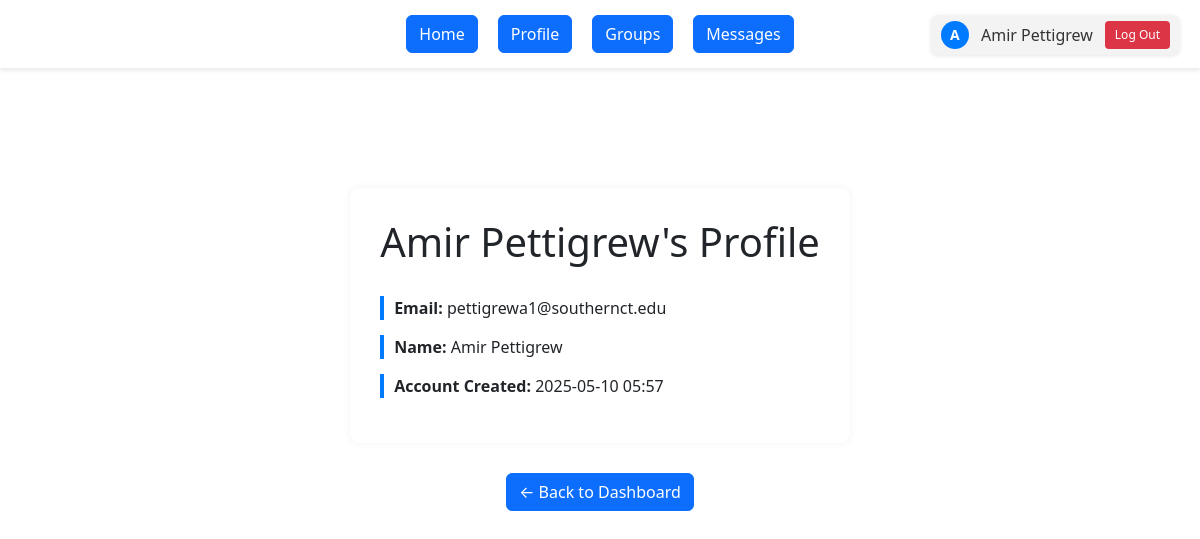
Screenshot of /profile (signed in) with the database file from the repository.
### app/models/models.py (models this page shows)
class User(UserMixin, db.Model):
    __tablename__ = 'users'
    id = db.Column(db.Integer, primary_key=True)
    southern_email = db.Column(db.String(120), unique=True, nullable=False)
    name = db.Column(db.String(100), nullable=False)
    password_hash = db.Column(db.String(128), nullable=False)
    created_at = db.Column(db.DateTime, default=datetime.utcnow)
    groups = db.relationship('StudyGroup', backref='creator', lazy=True)
    memberships = db.relationship('Membership', backref='user', lazy=True)
    forums = db.relationship('Forum', backref='forum_creator', lazy=True)
    sent_messages = db.relationship('Message', foreign_keys='Message.sender_id', backref='sender', lazy=True)
    received_messages = db.relationship('Message', foreign_keys='Message.receiver_id', backref='receiver', lazy=True)
    thread_posts = db.relationship('ThreadMessage', foreign_keys='ThreadMessage.author_id', backref='author', lazy=True)

### app/routes/main.py (the view)
@main_bp.route('/profile')
@login_required
def profile():
    unread_count = Message.query.filter_by(receiver_id=current_user.id, is_read=False).count()
    return render_template('profile.html', unread_count=unread_count)

### app/__init__.py (called while the page is built)
def create_app(config_object=DevelopmentConfig):
    app = Flask(__name__, instance_relative_config=True)
    app.config.from_object(config_object)
    db.init_app(app)
    login_manager.init_app(app)
    @login_manager.user_loader
    def load_user(user_id):
        from app.models.models import User
        return User.query.get(int(user_id))
    from app.routes.auth import auth_bp
    from app.routes.main import main_bp
    app.register_blueprint(auth_bp)
    app.register_blueprint(main_bp)
    from app.routes.threads import threads_bp
    app.register_blueprint(threads_bp)
    @app.route('/')
    def root():
        return redirect(url_for('auth.login'))
    with app.app_context():
        db.create_all()
    return app

### app/templates/profile.html (shortened to what this page needs)
<!DOCTYPE html>
<html>
<head>
</head>
<body>
<link rel="stylesheet" href="{{ url_for('static', filename='dashboard_styles.css') }}">
<link rel="stylesheet" href="{{ url_for('static', filename='bootstrap.css') }}">
  {% if current_user.is_authenticated %}
    <div class="user-area">
      <a href="{{ url_for('main.profile') }}" class="user-info">
        <div class="user-avatar">{{ current_user.name[0]|upper }}</div>
        <span>{{ current_user.name }}</span>
      </a>
      <form method="GET" action="{{ url_for('auth.logout') }}">
        <button class="logout-button" type="submit">Log Out</button>
      </form>
    </div>
  {% endif %}
  <div class="menu">
    <a href="{{ url_for('main.dashboard') }}"><type="button" class="btn btn-primary"> Home </button></a>
    <a href="{{ url_for('main.profile') }}"><type="button" class="btn btn-primary"> Profile </button></a>
    <a href="{{ url_for('main.view_my_groups') }}"><type="button" class="btn btn-primary"> Groups </button></a>
    <a href="{{ url_for('auth.message') }}"><type="button" class="btn btn-primary">
      Messages
    </button></a>
  </div>
  <div class="profile-container">
    <h1>{{ current_user.name }}'s Profile</h1>
    <p><strong>Email:</strong> {{ current_user.southern_email }}</p>
    <p><strong>Name:</strong> {{ current_user.name }}</p>
    <p><strong>Account Created:</strong> {{ current_user.created_at.strftime('%Y-%m-%d %H:%M') }}</p>
  </div>
    <a href="{{ url_for('main.dashboard') }}"><button class="btn btn-primary">← Back to Dashboard</button></a>
</body>
</html>

### app/static/dashboard_styles.css (style rules this page uses)
body { display: flex; flex-direction: column; align-items: center; font-family: sans-serif; margin: 0; padding: 0px; }
.menu { width: 100%; text-align: center; margin-bottom: 20px; }
.user-info { display: flex; align-items: center; gap: 6px; text-decoration: none; color: #333; }
.user-avatar { width: 28px; height: 28px; background-color: #007bff; color: white; border-radius: 50%; text-align: center; line-height: 28px; font-size: 14px; font-weight: bold; }
.user-area { position: absolute; top: 15px; right: 20px; display: flex; align-items: center; gap: 12px; background-color: #f3f3f3; padding: 6px 10px; border-radius: 8px; box-shadow: 0 1px 4px rgba(0,0,0,0.1); }
.logout-button { background-color: #dc3545; color: white; border: none; padding: 5px 10px; border-radius: 4px; font-size: 12px; cursor: pointer; transition: background-color 0.2s ease; display: inline-block; }
body::before { content: ""; position: fixed; top: 0; left: 0; width: 100%; height: 100%; background-image: url('scsu.svg'); background-size: cover; background-repeat: no-repeat; opacity: 0.4; z-index: -1; pointer-events: none; }
.user-info { display: flex; align-items: center; text-decoration: none; color: #333; }
.user-avatar { width: 28px; height: 28px; background-color: #007bff; color: white; border-radius: 50%; text-align: center; line-height: 28px; font-weight: bold; margin-right: 6px; }
.logout-button { background-color: #dc3545; color: white; border: none; padding: 5px 10px; border-radius: 4px; font-size: 12px; cursor: pointer; transition: background-color 0.2s ease; }
.menu { display: flex; justify-content: center; gap: 20px; background-color: #fff; padding: 15px; box-shadow: 0 2px 5px rgba(0, 0, 0, 0.1); }
.profile-container { max-width: 600px; margin: 100px auto 30px; padding: 30px; background-color: #fff; border-radius: 10px; box-shadow: 0 0 10px rgba(0,0,0,0.05); }
.profile-container h1 { text-align: center; margin-bottom: 30px; }
.profile-container p { font-size: 16px; padding-left: 10px; border-left: 4px solid #007bff; margin-bottom: 15px; }

### app/templates/profile.html (style rules this page uses)
.profile-container { max-width: 600px; margin: 100px auto 30px; padding: 30px; background-color: #fff; border-radius: 8px; box-shadow: #111 0px 5px 10px; animation: slidein 2s; }
.profile-container h1 { text-align: center; margin-bottom: 30px; }
.profile-container p { font-size: 16px; padding-left: 10px; border-left: 4px solid #007bff; margin-bottom: 15px; }

### rows the page displays
User: name "A", name "Amir Pettigrew", southern_email "pettigrewa1@southernct.edu", created_at "2025-05-10 05:57"
